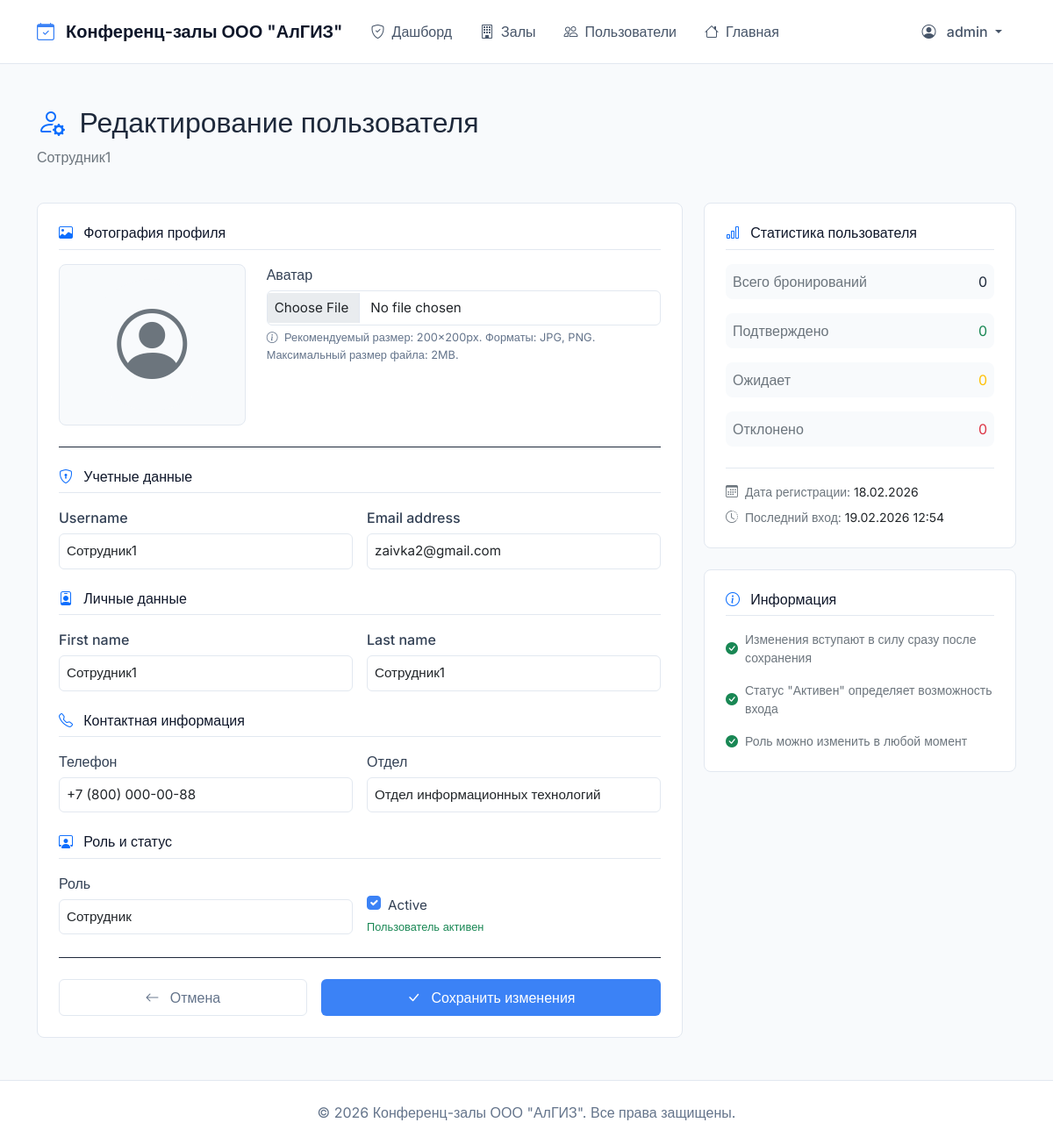
/moderator/users/3/edit/ (signed in), run on an earlier commit of the app's database.
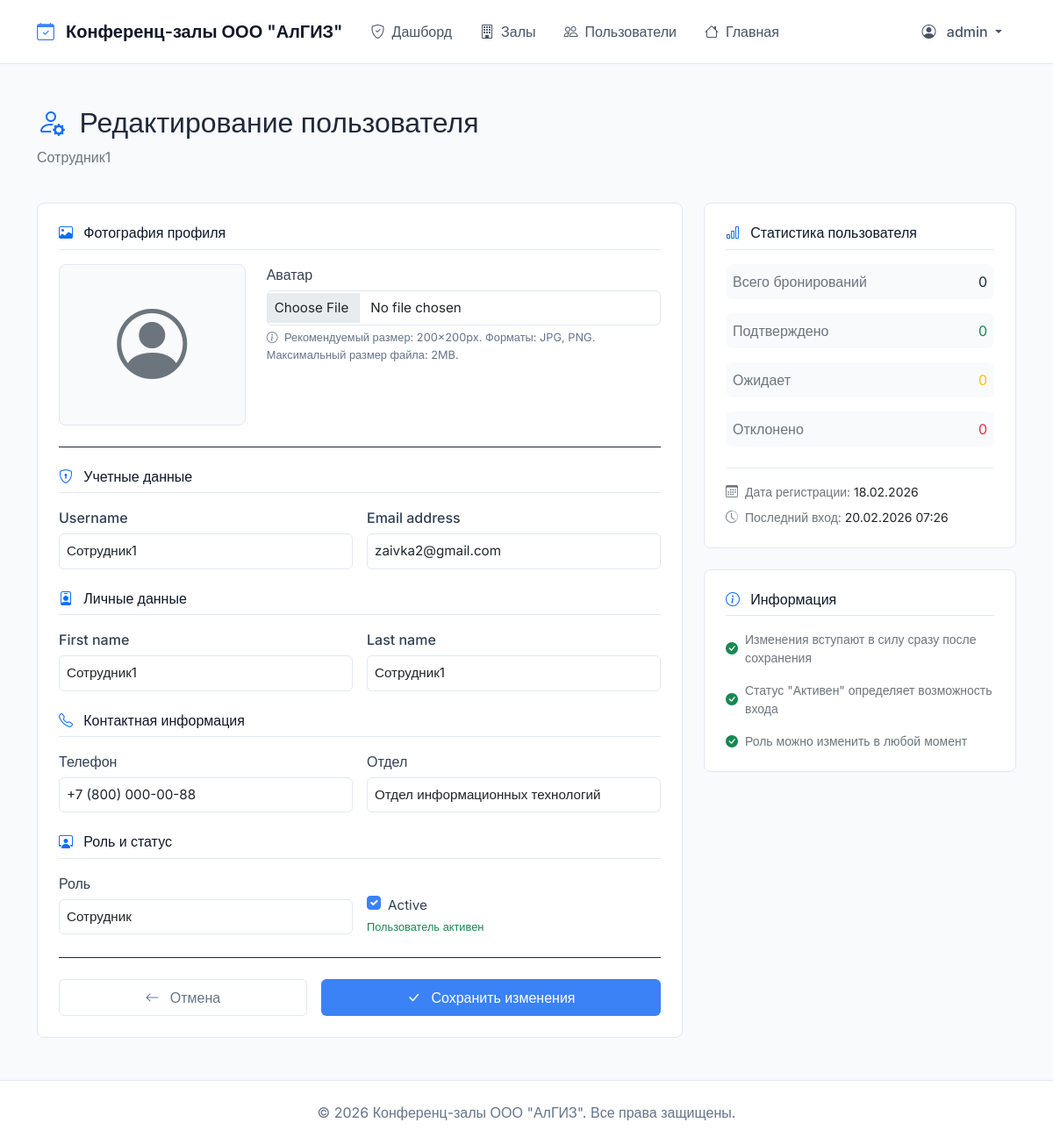
And on a later commit of the database.
### bookings/models.py (models this page shows, shortened)
class User(AbstractUser):
    ROLE_CHOICES = (
        ('moderator', 'Модератор'),
        ('requester', 'Заявитель'),
        ('employee', 'Сотрудник'),
    )
    role = models.CharField(max_length=20, choices=ROLE_CHOICES, default='employee', verbose_name="Роль")
    phone = models.CharField(max_length=20, blank=True, verbose_name="Телефон")
    department = models.CharField(max_length=100, blank=True, verbose_name="Отдел")
    avatar = models.ImageField(upload_to='avatars/', blank=True, null=True, verbose_name="Аватар")
    def get_full_name(self):
        if self.first_name and self.last_name:
            return f"{self.first_name} {self.last_name}"
        return self.username
    class Meta:
        verbose_name = "Пользователь"
        verbose_name_plural = "Пользователи"

### bookings/views.py (the view)
# urls.py: path('moderator/users/<int:user_id>/edit/', views.edit_user, name='edit_user'),
@moderator_required
def edit_user(request, user_id):
    user = get_object_or_404(User, id=user_id)
    if request.method == 'POST':
        form = UserEditForm(request.POST, request.FILES, instance=user)
        if form.is_valid():
            form.save()
            messages.success(request, f"Данные пользователя {user.username} обновлены")
            return redirect('bookings:user_management')
        else:
            for field, errors in form.errors.items():
                for error in errors:
                    messages.error(request, f"{field}: {error}")
    else:
        form = UserEditForm(instance=user)
    user_stats = {
        'total_bookings': Booking.objects.filter(requester=user).count(),
        'approved_bookings': Booking.objects.filter(requester=user, status='approved').count(),
        'pending_bookings': Booking.objects.filter(requester=user, status='pending').count(),
        'rejected_bookings': Booking.objects.filter(requester=user, status='rejected').count(),
    }
    return render(request, 'bookings/user_form.html', {
        'form': form,
        'edit_user': user,
        'stats': user_stats
    })

### bookings/forms.py
class UserEditForm(forms.ModelForm):
    class Meta:
        model = User
        fields = ['username', 'email', 'first_name', 'last_name', 'phone', 'department', 'role', 'is_active', 'avatar']
        widgets = {
            'username': forms.TextInput(attrs={'class': 'form-control'}),
            'email': forms.EmailInput(attrs={'class': 'form-control'}),
            'first_name': forms.TextInput(attrs={'class': 'form-control'}),
            'last_name': forms.TextInput(attrs={'class': 'form-control'}),
            'phone': forms.TextInput(attrs={'class': 'form-control'}),
            'department': forms.TextInput(attrs={'class': 'form-control'}),
            'role': forms.Select(attrs={'class': 'form-control'}),
            'is_active': forms.CheckboxInput(attrs={'class': 'form-check-input'}),
            'avatar': forms.FileInput(attrs={
                'class': 'form-control',
                'accept': 'image/*'
            }),
        }

### bookings/templates/bookings/user_form.html (shortened to what the changed rows need)
{% extends 'bookings/base.html' %}
{% load static %}
{% block content %}
<div class="row mb-4">
    <div class="col-12">
        <h2 class="fw-semibold">
            <i class="bi bi-person-gear text-primary me-2"></i>
            Редактирование пользователя
        </h2>
        <p class="text-secondary">{{ edit_user.username }}</p>
    </div>
</div>
<div class="row g-4">
    <div class="col-lg-8">
        <div class="border rounded-3 bg-white p-4">
            <form method="post" enctype="multipart/form-data">
                <div class="mb-4">
                    <div class="row">
                        <div class="col-md-8">
                            <label for="{{ form.avatar.id_for_label }}" class="form-label fw-medium">
                                {{ form.avatar.label }}
                            </label>
                            {{ form.avatar }}
                            <div class="form-text">
                                <i class="bi bi-info-circle me-1"></i>
                                Рекомендуемый размер: 200×200px. Форматы: JPG, PNG.
                                Максимальный размер файла: 2MB.
                            </div>
                        </div>
                    </div>
                </div>
                <div class="mb-4">
                    <div class="row g-3">
                        <div class="col-md-6">
                            <label for="{{ form.username.id_for_label }}" class="form-label fw-medium">
                                {{ form.username.label }}
                            </label>
                            {{ form.username }}
                        </div>
                        <div class="col-md-6">
                            <label for="{{ form.email.id_for_label }}" class="form-label fw-medium">
                                {{ form.email.label }}
                            </label>
                            {{ form.email }}
                        </div>
                    </div>
                </div>
                <div class="mb-4">
                    <div class="row g-3">
                        <div class="col-md-6">
                            <label for="{{ form.first_name.id_for_label }}" class="form-label fw-medium">
                                {{ form.first_name.label }}
                            </label>
                            {{ form.first_name }}
                        </div>
                        <div class="col-md-6">
                            <label for="{{ form.last_name.id_for_label }}" class="form-label fw-medium">
                                {{ form.last_name.label }}
                            </label>
                            {{ form.last_name }}
                        </div>
                    </div>
                </div>
                <div class="mb-4">
                    <div class="row g-3">
                        <div class="col-md-6">
                            <label for="{{ form.phone.id_for_label }}" class="form-label fw-medium">
                                {{ form.phone.label }}
                            </label>
                            {{ form.phone }}
                        </div>
                        <div class="col-md-6">
                            <label for="{{ form.department.id_for_label }}" class="form-label fw-medium">
                                {{ form.department.label }}
                            </label>
                            {{ form.department }}
                        </div>
                    </div>
                </div>
                <div class="mb-4">
                    <div class="row g-3">
                        <div class="col-md-6">
                            <label for="{{ form.role.id_for_label }}" class="form-label fw-medium">
                                {{ form.role.label }}
                            </label>
                            {{ form.role }}
                        </div>
                        <div class="col-md-6">
                            <div class="mt-md-4">
                                <div class="form-check">
                                    {{ form.is_active }}
                                    <label class="form-check-label fw-medium" for="{{ form.is_active.id_for_label }}">
                                        {{ form.is_active.label }}
                                    </label>
                                </div>
                            </div>
                        </div>
                    </div>
                </div>
            </form>
        </div>
    </div>
    <div class="col-lg-4">
        <div class="border rounded-3 bg-white p-4">
            <div class="border-top pt-3">
                <div class="small text-secondary mb-2">
                    <i class="bi bi-calendar3 me-1"></i>
                    Дата регистрации:
                    <span class="text-dark fw-medium">{{ edit_user.date_joined|date:"d.m.Y" }}</span>
                </div>
                <div class="small text-secondary">
                    <i class="bi bi-clock-history me-1"></i>
                    Последний вход:
                    <span class="text-dark fw-medium">
                        {{ edit_user.last_login|date:"d.m.Y H:i"|default:"никогда" }}
                    </span>
                </div>
            </div>
        </div>
    </div>
</div>
{% endblock %}

What changed in the data, as far as the page shows it:
changed User "Сотрудник1": last_login "19.02.2026 12:54" → "20.02.2026 07:26"
